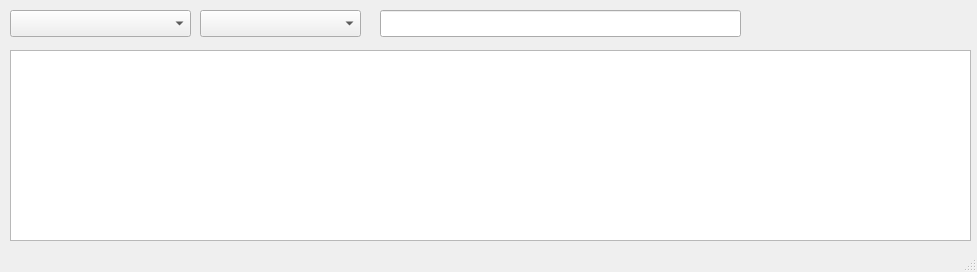
<?xml version="1.0" encoding="UTF-8"?>
<ui version="4.0">
 <class>administrador</class>
 <widget class="QMainWindow" name="administrador">
  <property name="geometry">
   <rect>
    <x>0</x>
    <y>0</y>
    <width>977</width>
    <height>272</height>
   </rect>
  </property>
  <property name="windowTitle">
   <string>MainWindow</string>
  </property>
  <widget class="QWidget" name="centralwidget">
   <widget class="QTableWidget" name="tabla">
    <property name="geometry">
     <rect>
      <x>10</x>
      <y>50</y>
      <width>961</width>
      <height>191</height>
     </rect>
    </property>
   </widget>
   <widget class="QLineEdit" name="textBuscar">
    <property name="geometry">
     <rect>
      <x>380</x>
      <y>10</y>
      <width>361</width>
      <height>27</height>
     </rect>
    </property>
    <property name="text">
     <string/>
    </property>
   </widget>
   <widget class="QComboBox" name="cmbBxParametro">
    <property name="geometry">
     <rect>
      <x>200</x>
      <y>10</y>
      <width>161</width>
      <height>27</height>
     </rect>
    </property>
   </widget>
   <widget class="QComboBox" name="cmbBxOpcion">
    <property name="geometry">
     <rect>
      <x>10</x>
      <y>10</y>
      <width>181</width>
      <height>27</height>
     </rect>
    </property>
   </widget>
  </widget>
  <widget class="QStatusBar" name="statusbar"/>
 </widget>
 <resources/>
 <connections/>
</ui>
